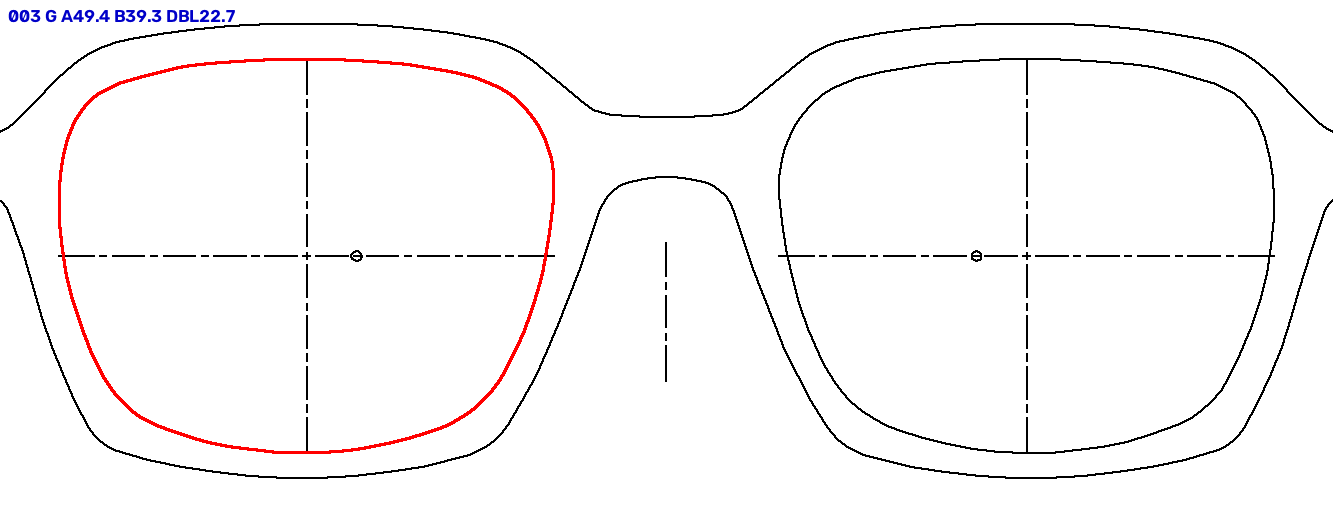
#> input picture tools/planos_qa/003_G_.png, 1333 x 512 px
$ python extract.py ../planos_qa/003_G_.png
#> lines starting #> are read from the running program, lines starting #| are printed output that depends on the picture; after the words box and inside, x2 and y2 are one past the last pixel; in counts of white or black regions, pixels touching at a corner belong together; long printed decimals are rounded
#!/usr/bin/env python3
"""Extrae el contorno de la mica de un render frontal (fondo blanco) de catálogo.

Uso: extract.py imagen.png [--out dir]
Salida: <out>/<nombre>.json  (contorno de la lente del lado izquierdo de la imagen = lente DERECHA
del usuario, en px, más métricas de calidad) y <out>/<nombre>_qa.png (overlay para revisar).

Métodos:
  - "hole": aro visible → la mica es el hueco cerrado dentro del armazón (lo más preciso).
  - "edge": sin aro / tres piezas → se ajusta una superelipse al canto fino de la mica.
"""
import json, sys, os, argparse
import numpy as np
from PIL import Image, ImageDraw
from scipy import ndimage as ndi, optimize as opt

N = 160
EDGE_T = 0.55


def load(path):
    im = Image.open(path).convert('RGB')
    a = np.asarray(im).astype(np.float32) / 255.0
    return im, a


def frame_mask(a):
    """Píxeles que NO son fondo/mica: armazón opaco o con color."""
    L = 0.2126 * a[..., 0] + 0.7152 * a[..., 1] + 0.0722 * a[..., 2]
    mx, mn = a.max(-1), a.min(-1)
    sat = (mx - mn) / np.maximum(mx, 1e-3)
    g = np.hypot(ndi.sobel(L, 1), ndi.sobel(L, 0))
    m = (L < 0.80) | ((sat > 0.18) & (L < 0.93)) | (g > EDGE_T)
    m = ndi.binary_closing(m, iterations=2)
    return m, L, g


# [32 lines left out: function fill_dents, not called in this run]


def polygon_rim(fm, hole_pts, cx, cy, stop, gap_merge=5):
    """Borde interior del ARO: por cada rayo, el inicio de la ÚLTIMA franja de armazón antes de salir
    (así las varillas/plaquetas que se ven a través de la mica, que son franjas anteriores, no recortan la mica).
    Nunca más adentro que el hueco detectado (el hueco es seguro que es mica)."""
    H, W = fm.shape
    n = len(hole_pts)
    th = np.linspace(0, 2 * np.pi, n, endpoint=False)
    r_hole = np.hypot(hole_pts[:, 0] - cx, hole_pts[:, 1] - cy)
    out = r_hole.copy()
    rs = np.arange(0, max(H, W), 0.5)
    for i, t in enumerate(th):
        xs = cx + rs * np.cos(t); ys = cy - rs * np.sin(t)
        ok = (xs >= 0) & (xs < W - 1) & (ys >= 0) & (ys < H - 1)
        v = ndi.map_coordinates(fm.astype(np.float32), [ys[ok], xs[ok]], order=1) > 0.5
        rr = rs[ok]
        # cortamos el rayo al llegar al fondo exterior o a la otra mica
        st = ndi.map_coordinates(stop.astype(np.float32), [ys[ok], xs[ok]], order=0) > 0.5
        st &= rr > r_hole[i]
        if st.any():
            cut = int(np.argmax(st)); v = v[:cut]; rr = rr[:cut]
        runs, k = [], 0
        while k < len(v):
            if v[k]:
                j = k
                while j < len(v) and v[j]: j += 1
                runs.append([rr[k], rr[j - 1]]); k = j
            else: k += 1
        merged = []
        for a, b in runs:
            if merged and a - merged[-1][1] <= gap_merge: merged[-1][1] = b
            else: merged.append([a, b])
        # franjas que empiezan dentro del hueco no cuentan (no pueden ser el aro)
        merged = [m for m in merged if m[1] > r_hole[i] - 1]
        if merged:
            out[i] = min(max(r_hole[i], merged[-1][0]), r_hole[i] * 1.6)
    # suavizado robusto (mediana circular de 5)
    ext = np.concatenate([out[-2:], out, out[:2]])
    out = np.array([np.median(ext[k:k + 5]) for k in range(n)])
    return np.column_stack([cx + out * np.cos(th), cy - out * np.sin(th)])


def smooth_dents(pts, cx, cy, order=10, thr=0.015):
    """Rellena muescas hacia adentro con una curva suave: ajuste de Fourier robusto y asimétrico
    (los puntos que quedan muy ADENTRO de la curva se ignoran: son varillas/plaquetas, no el aro)."""
    n = len(pts)
    th = np.linspace(0, 2 * np.pi, n, endpoint=False)
    r = np.hypot(pts[:, 0] - cx, pts[:, 1] - cy)
    A = np.column_stack([np.ones(n)] + [f(k * th) for k in range(1, order + 1) for f in (np.cos, np.sin)])
    w = np.ones(n)
    for _ in range(12):
        coef, *_ = np.linalg.lstsq(A * w[:, None], r * w, rcond=None)
        fit = A @ coef
        res = (r - fit) / fit
        w = np.where(res < -thr, 0.05, 1.0)
    fit = A @ coef
    out = np.where((fit - r) / fit > thr, fit, r)
    return np.column_stack([cx + out * np.cos(th), cy - out * np.sin(th)])


def polygon_from_mask(mask, cx, cy):
    """Radios desde (cx, cy) hasta el borde exterior de la máscara (N rayos)."""
    th = np.linspace(0, 2 * np.pi, N, endpoint=False)
    H, W = mask.shape
    rs = np.arange(1, max(H, W), 0.5)
    out = []
    for t in th:
        xs = cx + rs * np.cos(t); ys = cy - rs * np.sin(t)
        ok = (xs >= 0) & (xs < W - 1) & (ys >= 0) & (ys < H - 1)
        v = ndi.map_coordinates(mask.astype(np.float32), [ys[ok], xs[ok]], order=1)
        inside = np.where(v > 0.5)[0]
        r = rs[ok][inside[-1]] if len(inside) else 0
        out.append([cx + r * np.cos(t), cy - r * np.sin(t)])
    return np.array(out)


def by_holes(a, fm):
    H, W = fm.shape
    bg = ndi.binary_fill_holes(fm) & ~fm        # huecos encerrados por el armazón
    lab, n = ndi.label(bg)
    if n == 0:
        return None
    areas = ndi.sum(bg, lab, range(1, n + 1))
    res = {}
    for side, (x0, x1) in {'L': (0, W // 2), 'R': (W // 2, W)}.items():
        # Solo el hueco más grande de cada lado (evita sumar el hueco del doble puente en aviadores);
        # las muescas que dejan las varillas se corrigen después con la envolvente convexa.
        best, bi = 0, None
        for i, ar in enumerate(areas, 1):
            if ar < 3000:
                continue
            cxm = ndi.center_of_mass(lab == i)[1]
            if x0 <= cxm < x1 and ar > best:
                best, bi = ar, i
        if bi is None:
            return None
        sel = ndi.binary_fill_holes(ndi.binary_closing(lab == bi, structure=np.ones((3, 3)), iterations=3))
        res.setdefault('_raw', {})[side] = lab == bi
        ys, xs = np.nonzero(sel)
        res[side] = dict(mask=sel, cx=float(xs.mean()), cy=float(ys.mean()), area=int(sel.sum()))
    return res


# [45 lines left out: functions superellipse, by_edges, not called in this run]


def iou_mirror(pl, pr, W):
    """Simetría: IoU entre la lente izquierda y la derecha espejeada."""
    from PIL import Image as I, ImageDraw as D
    H = 700
    a = I.new('L', (W, H)); b = I.new('L', (W, H))
    D.Draw(a).polygon([tuple(p) for p in pl], fill=1)
    D.Draw(b).polygon([(W - 1 - x, y) for x, y in pr], fill=1)
    a, b = np.asarray(a, bool), np.asarray(b, bool)
    return float((a & b).sum() / max(1, (a | b).sum()))


def main():
    ap = argparse.ArgumentParser()
    ap.add_argument('img'); ap.add_argument('--out', default='.'); ap.add_argument('--A', type=float); ap.add_argument('--B', type=float); ap.add_argument('--DBL', type=float)
    args = ap.parse_args()
    im, a = load(args.img)
#> in load, im is the input picture: PIL image 1333x512 RGB; mean R, G, B 249.3, 247.5, 247.8
    H, W = a.shape[:2]
    fm, L, g = frame_mask(a)
#> in frame_mask, `m = (L < 0.80) | ((sat > 0.18) & (L < 0.93)) | (g > EDGE_T)`:
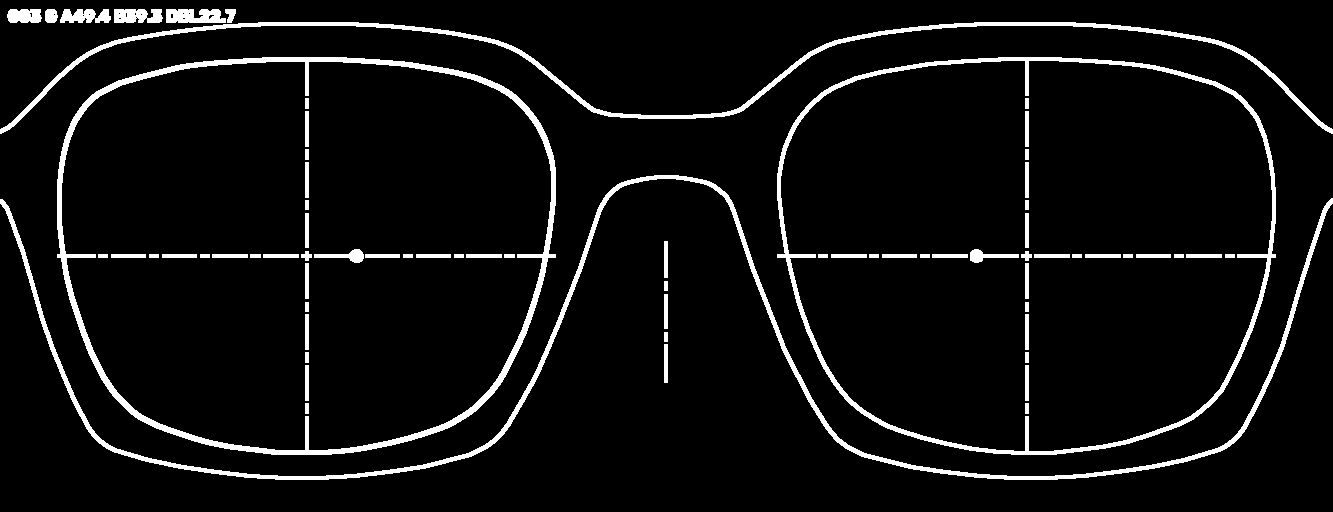
#> m: shape (512, 1333) bool; 6% white; 71 white regions, largest, box (x1, y1, x2, y2) and area: (0, 175, 1333, 480) 9347, (57, 57, 556, 455) 9025, (777, 57, 1276, 455) 7278
    global FM_USED
    FM_USED = fm
    holes = by_holes(a, fm)
#> in by_holes, `lab, n = ndi.label(bg)`:
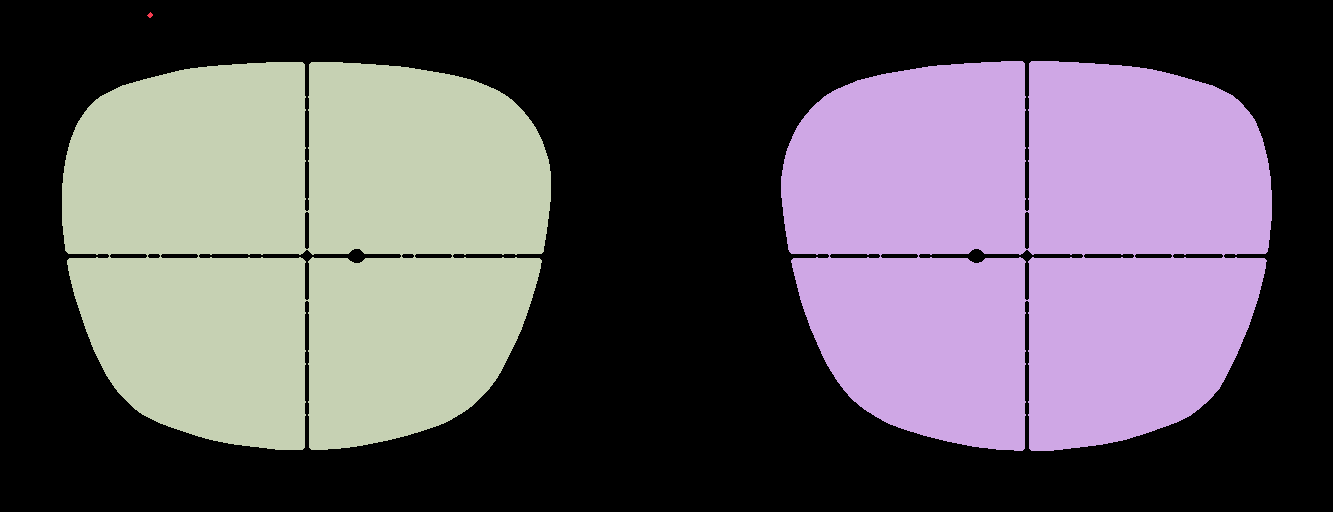
#> lab: shape (512, 1333) int32; 4 distinct labels, from 0 to 3; one colour per label, 0 black
#> in by_holes, `lab, n = ndi.label(bg)`: n = 3
#> in by_holes, `areas = ndi.sum(bg, lab, range(1, n + 1))`: areas = [21, 158110, 157277]
#> after the loop in by_holes, `for side, (x0, x1) in {'L': (0, W // 2), 'R': (W // 2, W)}.items():`: res = 3 items
#> holes = 3 items
    if not holes:
        # aros muy finos o claros (nylon, alambre): umbral de borde más bajo para cerrar el aro
        global EDGE_T
        EDGE_T = 0.30
        fm2, _, _ = frame_mask(a)
        holes = by_holes(a, fm2)
        if holes: FM_USED = fm2
    if holes and args.A and args.B:
        # ¿el hueco tiene el tamaño esperado según el catálogo? (≈6.75 px/mm en estos renders)
        ys, xs = np.nonzero(holes['L']['mask'])
        w, h = xs.max() - xs.min(), ys.max() - ys.min()
        # proporción alto/ancho del hueco vs. la del catálogo, y tamaño razonable (la escala del render varía ±10 %)
        ar = (h / w) / (args.B / args.A)
        pxmm = w / args.A
        if not (0.6 < ar < 1.6 and 3.0 < pxmm < 10.5):
            holes = None
    method, conf = None, 0.0
    if holes:
        fmr = FM_USED
        outside = ~fmr & ~ndi.binary_fill_holes(fmr)
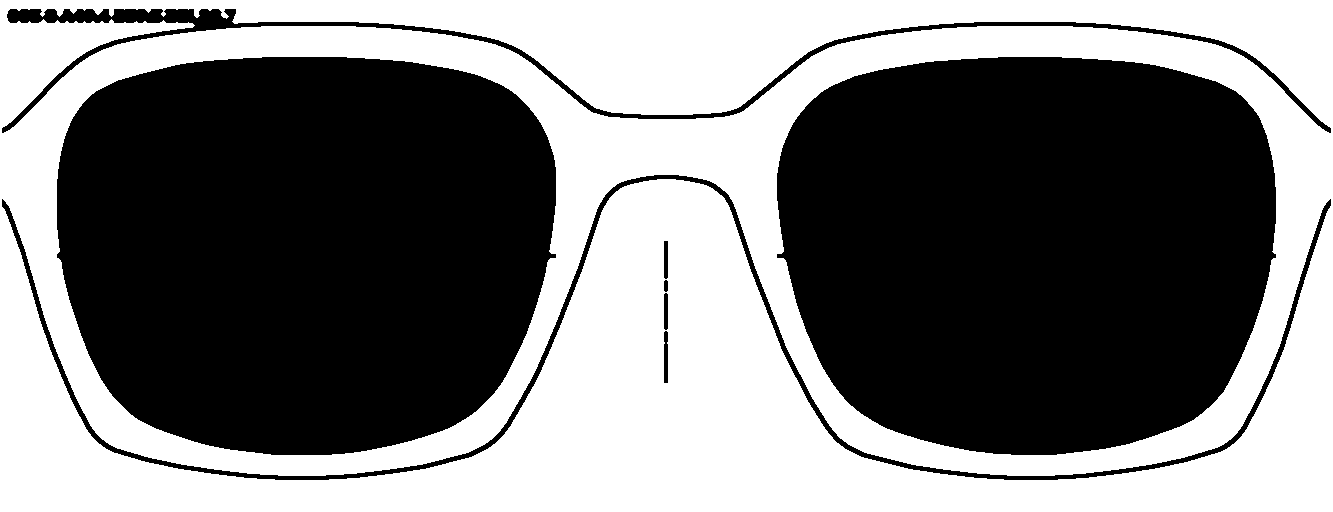
#> outside: shape (512, 1333) bool; 47.7% white; 1 white region, box (x1, y1, x2, y2) and area: (0, 0, 1333, 512) 325691
        def lens(side):
            h = holes[side]
            other = holes['_raw']['R' if side == 'L' else 'L']
            ph = polygon_from_mask(h['mask'], h['cx'], h['cy'])
            return smooth_dents(polygon_rim(fmr, ph, h['cx'], h['cy'], outside | other), h['cx'], h['cy'])
        pl, pr = lens('L'), lens('R')
#> in lens, `h = holes[side]`: h = 4 items
#> the loop in polygon_from_mask, `for t in th:` made 160 passes
#> r on passes 1 to 3: 239.5, 241.5, 243
#> after the loop in polygon_from_mask, `for t in th:`: out = 160 pairs, first value 61.52 to 550.5, second value 61.53 to 449.5
#> in lens, `ph = polygon_from_mask(h['mask'], h['cx'], h['cy'])`: ph has the same summary as out in polygon_from_mask
#> in polygon_rim, `n = len(hole_pts)`: n = 160
#> in polygon_rim, `th = np.linspace(0, 2 * np.pi, n, endpoint=False)`: th = 160 values from 0 to 6.24
#> in polygon_rim, `r_hole = np.hypot(hole_pts[:, 0] - cx, hole_pts[:, 1] - cy)`: r_hole = 160 values, max 260.5 at index 12, min 184 at index 40, mean 224.9
#> in polygon_rim, `out = r_hole.copy()`: out has the same summary as r_hole
#> in polygon_rim, `rs = np.arange(0, max(H, W), 0.5)`: rs = 2666 values from 0 to 1332.5
#> the loop in polygon_rim, `for i, t in enumerate(th):` made 160 passes
#> (t, cut, merged) on passes 1 to 8: (0, 492, [[240, 245.5]]), (0.0393, 496, [[242, 247.5]]), (0.0785, 499, [[243.5, 249]]), (0.118, 503, [[246.5, 251]]), (0.157, 508, [[249, 253.5]]), (0.196, 513, [[251.5, 256]]), (0.236, 518, [[254, 258.5]]), (0.275, 523, [[256.5, 261]])
#> after the loop in polygon_rim, `for i, t in enumerate(th):`: j = 504; out = 160 values, max 261 at index 12, min 184 at index 40, mean 225.4
#> in polygon_rim, `ext = np.concatenate([out[-2:], out, out[:2]])`: ext = 164 values, max 261 at index 14, min 184 at index 42, mean 225.7
#> in polygon_rim, `out = np.array([np.median(ext[k:k + 5]) for k in range(n)])`: out = 160 values, max 260.5 at index 10, min 186 at index 38, mean 225.4
#> in smooth_dents, `n = len(pts)`: n = 160
#> in smooth_dents, `th = np.linspace(0, 2 * np.pi, n, endpoint=False)`: th = 160 values from 0 to 6.24
#> in smooth_dents, `r = np.hypot(pts[:, 0] - cx, pts[:, 1] - cy)`: r has the same summary as out in polygon_rim
#> in smooth_dents, `w = np.ones(n)`: w = 160 values from 1 to 1
#> in smooth_dents, `fit = A @ coef`: fit = 160 values, max 261.1 at index 11, min 185.5 at index 40, mean 225.4
#> call 2 of lens, with side = 'R'
#> in lens (call 2), `other = holes['_raw']['R' if side == 'L' else 'L']`:
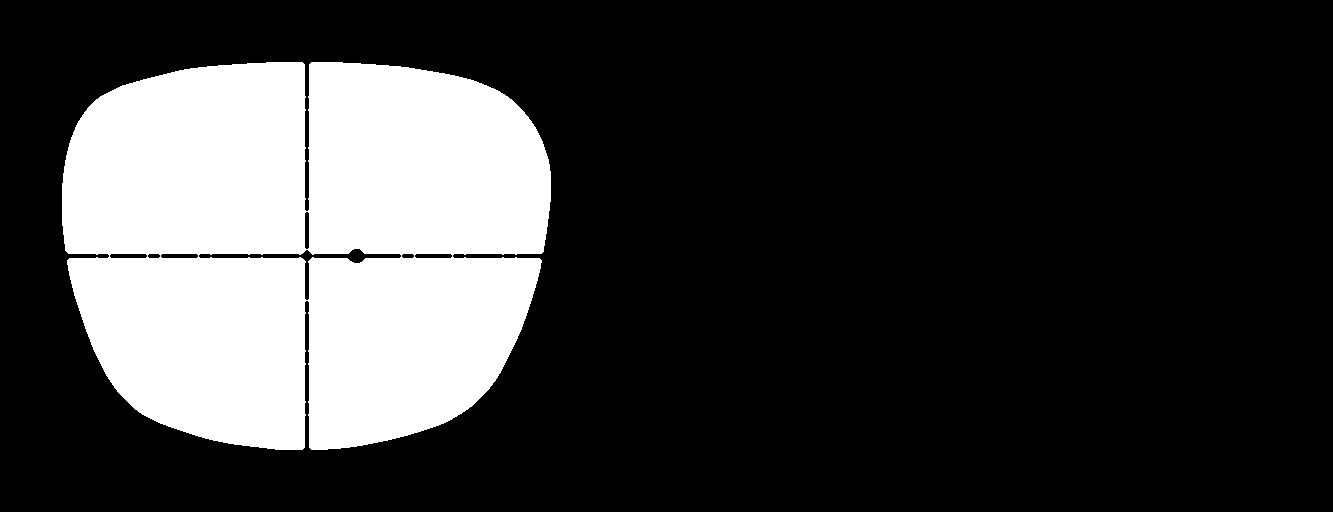
#> other: shape (512, 1333) bool; 23% white; 1 white region, box (x1, y1, x2, y2) and area: (62, 62, 551, 450) 157277
#> the loop in polygon_from_mask (call 2), `for t in th:` made 160 passes
#> (t, r) on passes 2 to 4: (0.0393, 241.5), (0.0785, 243), (0.118, 245)
#> in lens (call 2), `ph = polygon_from_mask(h['mask'], h['cx'], h['cy'])`: ph = 160 pairs, first value 780.6 to 1271.4, second value 60.55 to 450.5
#> the loop in polygon_rim (call 2), `for i, t in enumerate(th):` made 160 passes
#> (t, cut, merged) on passes 1 to 8: (0, 489, [[240.5, 244]]), (0.0393, 492, [[242, 245.5]]), (0.0785, 495, [[243.5, 247]]), (0.118, 499, [[245.5, 249]]), (0.157, 502, [[246.5, 250.5]]), (0.196, 505, [[248.5, 252]]), (0.236, 509, [[249.5, 254]]), (0.275, 513, [[252, 256]])
#> pl = 160 pairs, first value 61.02 to 551, second value 60.9 to 450; pr = 160 pairs, first value 780.1 to 1271.9, second value 59.91 to 451
        method = 'hole'
    else:
        # escala del render: ancho total del frente ≈ 2·A + DBL + ~10 mm de terminales
        pxmm = 6.75
        if args.A and args.DBL:
            cols = np.nonzero(fm[int(H * 0.25):int(H * 0.75)].any(0))[0]
            if len(cols): pxmm = (cols.max() - cols.min()) / (2 * args.A + args.DBL + 10)
        cands = sorted({round(pxmm, 3), 6.75, 4.4}) if args.A else [6.75]
        e = max((by_edges(L, W, args.A, args.B, p) for p in cands), key=lambda r: r['L']['score'] + r['R']['score'])
        pl, pr = e['L']['pts'], e['R']['pts']
        method = 'edge'
    sym = iou_mirror(pl, pr, W)
#> in iou_mirror, `D.Draw(b).polygon([(W - 1 - x, y) for x, y in pr], fill=1)`:
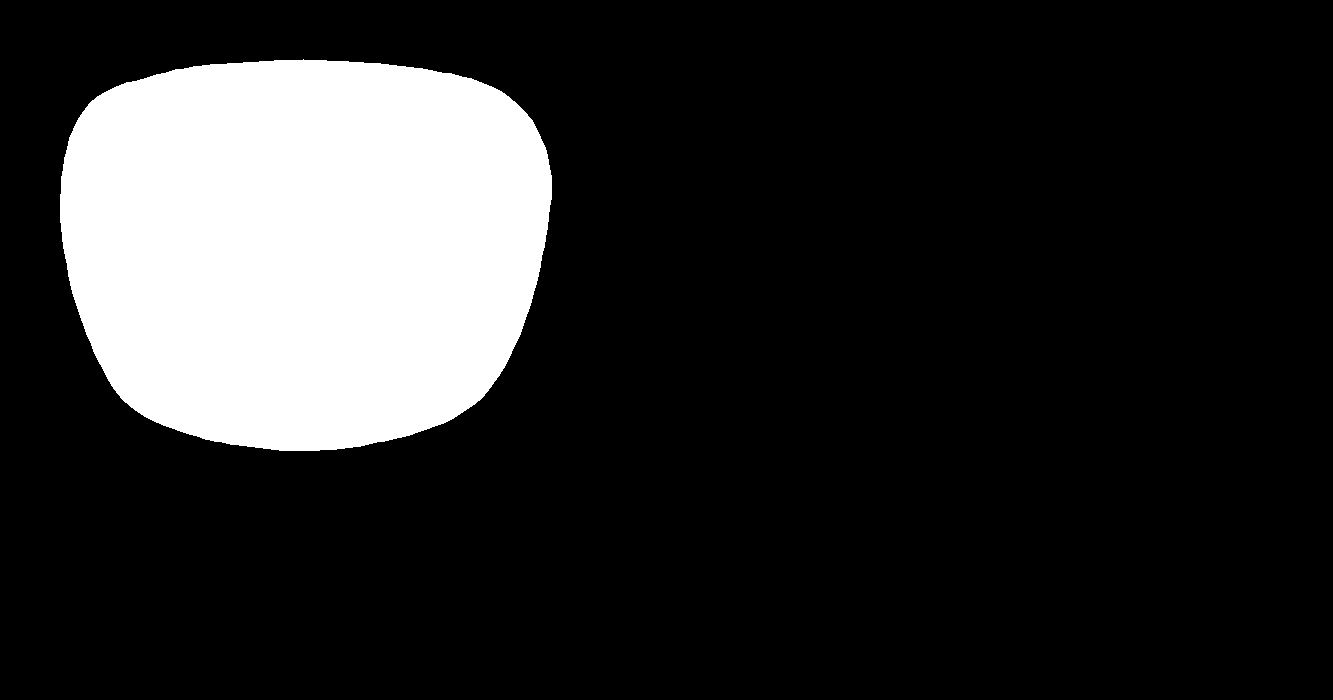
#> b: PIL image 1333x700 L; values 0 (black) and 1 (white), 17.4% white; 1 white region, box (x1, y1, x2, y2) and area: (60, 59, 552, 451) 162069
#> sym = 0.995
    conf = sym
#> conf = 0.995
    # bbox / caja
    def box(p):
        return dict(x0=float(p[:, 0].min()), x1=float(p[:, 0].max()), y0=float(p[:, 1].min()), y1=float(p[:, 1].max()))
    bl, br = box(pl), box(pr)
#> bl = {'x0': 61.02, 'x1': 551, 'y0': 60.9, 'y1': 450}; br = {'x0': 780.1, 'x1': 1271.9, 'y0': 59.91, 'y1': 451}
    dbl_px = br['x0'] - bl['x1']
#> dbl_px = 229.1
    out = dict(
        image=os.path.basename(args.img), method=method, symmetry_iou=round(sym, 4),
        lens_px=dict(w=bl['x1'] - bl['x0'], h=bl['y1'] - bl['y0']), dbl_px=dbl_px,
        # Contorno de la lente del lado izquierdo de la imagen (= derecha del usuario), en px de imagen
        left_px=np.round(pl, 2).tolist(), right_px=np.round(pr, 2).tolist(),
    )
    base = os.path.splitext(os.path.basename(args.img))[0]
    os.makedirs(args.out, exist_ok=True)
    json.dump(out, open(os.path.join(args.out, base + '.json'), 'w'))
    qa = im.copy(); d = ImageDraw.Draw(qa)
    for p in (pl, pr):
        d.line([tuple(q) for q in p] + [tuple(p[0])], fill=(255, 0, 40), width=3)
#> this loop made 2 passes
    d.text((10, 10), f"{method} sym={sym:.3f} w={out['lens_px']['w']:.0f} h={out['lens_px']['h']:.0f} dbl={dbl_px:.0f}", fill=(0, 0, 0))
    qa.save(os.path.join(args.out, base + '_qa.png'))
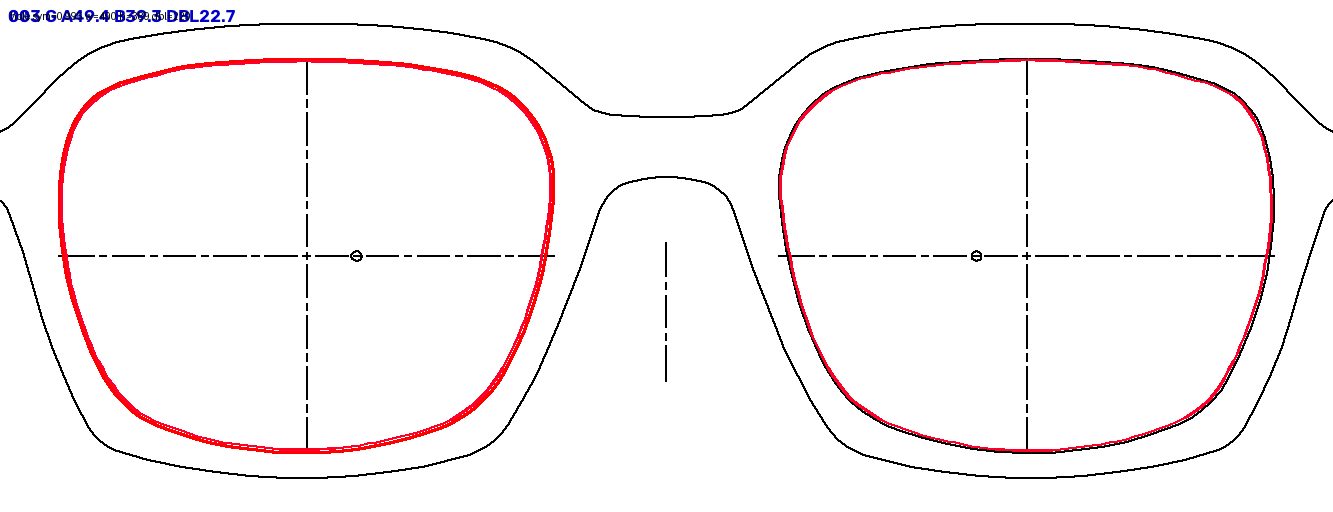
#> saved as 003_G__qa.png: PIL image 1333x512 RGB; mean R, G, B 249.4, 244.9, 245.6
    print(json.dumps({k: out[k] for k in ('image', 'method', 'symmetry_iou', 'lens_px', 'dbl_px')}))
#| {"image": "003_G_.png", "method": "hole", "symmetry_iou": 0.9946, "lens_px": {"w": 489.953, "h": 389.082}, "dbl_px": 229.146}


if __name__ == '__main__':
    main()
